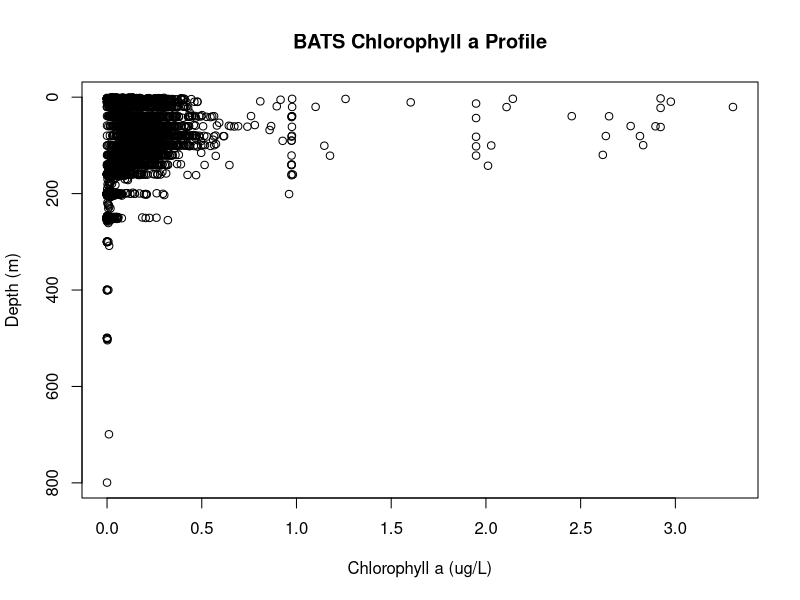

Recreate this plot in R.
library(readxl)
library(dplyr)


BATS_pigments_1_ <- read_excel("Data/BATS_pigments (1).xlsx",na="-999")
View(BATS_pigments_1_)

#get rid of rows 1-49 and make the new row 1 column names
BATS_pigments <- BATS_pigments_1_[-c(1:49), ]
colnames(BATS_pigments) <- BATS_pigments[1, ] #set first row as column names
BATS_pigments <- BATS_pigments[-1, ] #remove the first row which is now column names

View(BATS_pigments)

#using Chl column, standardize depth for chlorophyll a. Need to think of a way to normalize this across the water column as different things have different ranges and need to normalize this.
BATS_chla <- BATS_pigments %>%
  select(yyyymmd, Depth, Chl) %>%
  na.omit()
View(BATS_chla)

#convert Depth_m and Chl_a_ug_per_L to numeric
BATS_chla$Depth <- as.numeric(BATS_chla$Depth)
BATS_chla$Chl <- as.numeric(BATS_chla$Chl)

#plot Chl_a_ug_per_L vs Depth_m
plot(BATS_chla$Chl, BATS_chla$Depth, type="p", ylim=rev(range(BATS_chla$Depth)),
     xlab="Chlorophyll a (ug/L)", ylab="Depth (m)",
     main="BATS Chlorophyll a Profile")
